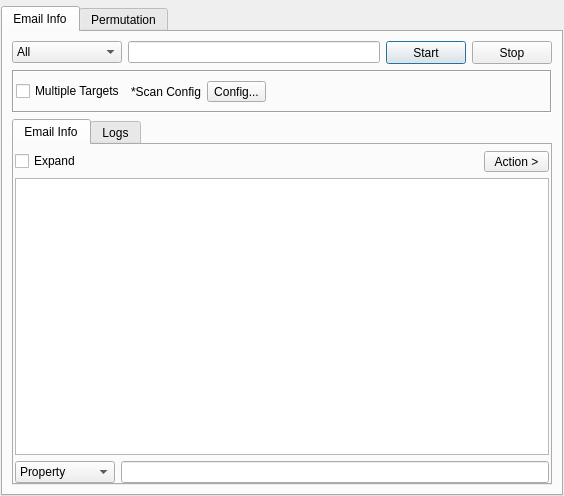
<?xml version="1.0" encoding="UTF-8"?>
<ui version="4.0">
 <class>EmailTool</class>
 <widget class="QDialog" name="EmailTool">
  <property name="geometry">
   <rect>
    <x>0</x>
    <y>0</y>
    <width>564</width>
    <height>496</height>
   </rect>
  </property>
  <property name="windowTitle">
   <string>Email Tool</string>
  </property>
  <layout class="QVBoxLayout" name="verticalLayout_4">
   <property name="leftMargin">
    <number>1</number>
   </property>
   <property name="topMargin">
    <number>6</number>
   </property>
   <property name="rightMargin">
    <number>1</number>
   </property>
   <property name="bottomMargin">
    <number>0</number>
   </property>
   <item>
    <widget class="QTabWidget" name="tabWidget_2">
     <property name="currentIndex">
      <number>0</number>
     </property>
     <widget class="QWidget" name="tabEmailInfo">
      <attribute name="title">
       <string>Email Info</string>
      </attribute>
      <layout class="QVBoxLayout" name="verticalLayout_2">
       <item>
        <layout class="QHBoxLayout" name="horizontalLayout">
         <item>
          <widget class="QComboBox" name="comboBoxEngine">
           <property name="minimumSize">
            <size>
             <width>110</width>
             <height>0</height>
            </size>
           </property>
           <item>
            <property name="text">
             <string>All</string>
            </property>
           </item>
           <item>
            <property name="text">
             <string>IpInfo</string>
            </property>
           </item>
           <item>
            <property name="text">
             <string>IpApi</string>
            </property>
           </item>
          </widget>
         </item>
         <item>
          <widget class="QLineEdit" name="lineEditTarget"/>
         </item>
         <item>
          <widget class="QPushButton" name="buttonStart">
           <property name="minimumSize">
            <size>
             <width>75</width>
             <height>23</height>
            </size>
           </property>
           <property name="sizeIncrement">
            <size>
             <width>0</width>
             <height>0</height>
            </size>
           </property>
           <property name="text">
            <string>Start</string>
           </property>
          </widget>
         </item>
         <item>
          <widget class="QPushButton" name="buttonStop">
           <property name="minimumSize">
            <size>
             <width>75</width>
             <height>23</height>
            </size>
           </property>
           <property name="sizeIncrement">
            <size>
             <width>0</width>
             <height>0</height>
            </size>
           </property>
           <property name="text">
            <string>Stop</string>
           </property>
          </widget>
         </item>
        </layout>
       </item>
       <item>
        <widget class="QFrame" name="frame">
         <property name="frameShape">
          <enum>QFrame::Box</enum>
         </property>
         <property name="frameShadow">
          <enum>QFrame::Sunken</enum>
         </property>
         <layout class="QHBoxLayout" name="horizontalLayout_2">
          <property name="leftMargin">
           <number>2</number>
          </property>
          <property name="rightMargin">
           <number>2</number>
          </property>
          <item>
           <widget class="QCheckBox" name="checkBoxMultipleTargets">
            <property name="text">
             <string>Multiple Targets</string>
            </property>
           </widget>
          </item>
          <item>
           <widget class="QLabel" name="label">
            <property name="text">
             <string>*Scan Config</string>
            </property>
           </widget>
          </item>
          <item>
           <widget class="QToolButton" name="buttonConfig">
            <property name="text">
             <string>Config...</string>
            </property>
           </widget>
          </item>
          <item>
           <spacer name="horizontalSpacer">
            <property name="orientation">
             <enum>Qt::Horizontal</enum>
            </property>
            <property name="sizeHint" stdset="0">
             <size>
              <width>396</width>
              <height>20</height>
             </size>
            </property>
           </spacer>
          </item>
         </layout>
        </widget>
       </item>
       <item>
        <widget class="QTabWidget" name="tabWidget">
         <property name="currentIndex">
          <number>0</number>
         </property>
         <widget class="QWidget" name="tabInfo">
          <attribute name="title">
           <string>Email Info</string>
          </attribute>
          <layout class="QVBoxLayout" name="verticalLayout">
           <property name="leftMargin">
            <number>1</number>
           </property>
           <property name="topMargin">
            <number>6</number>
           </property>
           <property name="rightMargin">
            <number>1</number>
           </property>
           <property name="bottomMargin">
            <number>0</number>
           </property>
           <item>
            <layout class="QHBoxLayout" name="horizontalLayout_3">
             <item>
              <widget class="QCheckBox" name="checkBoxExpand">
               <property name="text">
                <string>Expand</string>
               </property>
              </widget>
             </item>
             <item>
              <spacer name="horizontalSpacer_2">
               <property name="orientation">
                <enum>Qt::Horizontal</enum>
               </property>
               <property name="sizeHint" stdset="0">
                <size>
                 <width>40</width>
                 <height>20</height>
                </size>
               </property>
              </spacer>
             </item>
             <item>
              <widget class="QToolButton" name="toolButton">
               <property name="minimumSize">
                <size>
                 <width>65</width>
                 <height>20</height>
                </size>
               </property>
               <property name="text">
                <string>Action &gt;</string>
               </property>
              </widget>
             </item>
            </layout>
           </item>
           <item>
            <widget class="QTreeView" name="treeResults">
             <property name="acceptDrops">
              <bool>false</bool>
             </property>
             <property name="alternatingRowColors">
              <bool>true</bool>
             </property>
             <property name="selectionMode">
              <enum>QAbstractItemView::SingleSelection</enum>
             </property>
             <attribute name="headerCascadingSectionResizes">
              <bool>true</bool>
             </attribute>
             <attribute name="headerMinimumSectionSize">
              <number>200</number>
             </attribute>
             <attribute name="headerDefaultSectionSize">
              <number>300</number>
             </attribute>
             <attribute name="headerHighlightSections">
              <bool>true</bool>
             </attribute>
            </widget>
           </item>
           <item>
            <layout class="QHBoxLayout" name="horizontalLayout_4">
             <item>
              <widget class="QComboBox" name="comboBox_3">
               <property name="minimumSize">
                <size>
                 <width>100</width>
                 <height>0</height>
                </size>
               </property>
               <item>
                <property name="text">
                 <string>Property</string>
                </property>
               </item>
               <item>
                <property name="text">
                 <string>Value</string>
                </property>
               </item>
              </widget>
             </item>
             <item>
              <widget class="QLineEdit" name="lineEditFilter"/>
             </item>
            </layout>
           </item>
          </layout>
         </widget>
         <widget class="QWidget" name="tabLogs">
          <attribute name="title">
           <string>Logs</string>
          </attribute>
          <layout class="QVBoxLayout" name="verticalLayout_3">
           <property name="leftMargin">
            <number>2</number>
           </property>
           <property name="topMargin">
            <number>6</number>
           </property>
           <property name="rightMargin">
            <number>2</number>
           </property>
           <property name="bottomMargin">
            <number>0</number>
           </property>
           <item>
            <widget class="QPlainTextEdit" name="plainTextEditLogs"/>
           </item>
          </layout>
         </widget>
        </widget>
       </item>
      </layout>
     </widget>
     <widget class="QWidget" name="tabPerm">
      <attribute name="title">
       <string>Permutation</string>
      </attribute>
     </widget>
    </widget>
   </item>
  </layout>
 </widget>
 <resources/>
 <connections/>
</ui>
